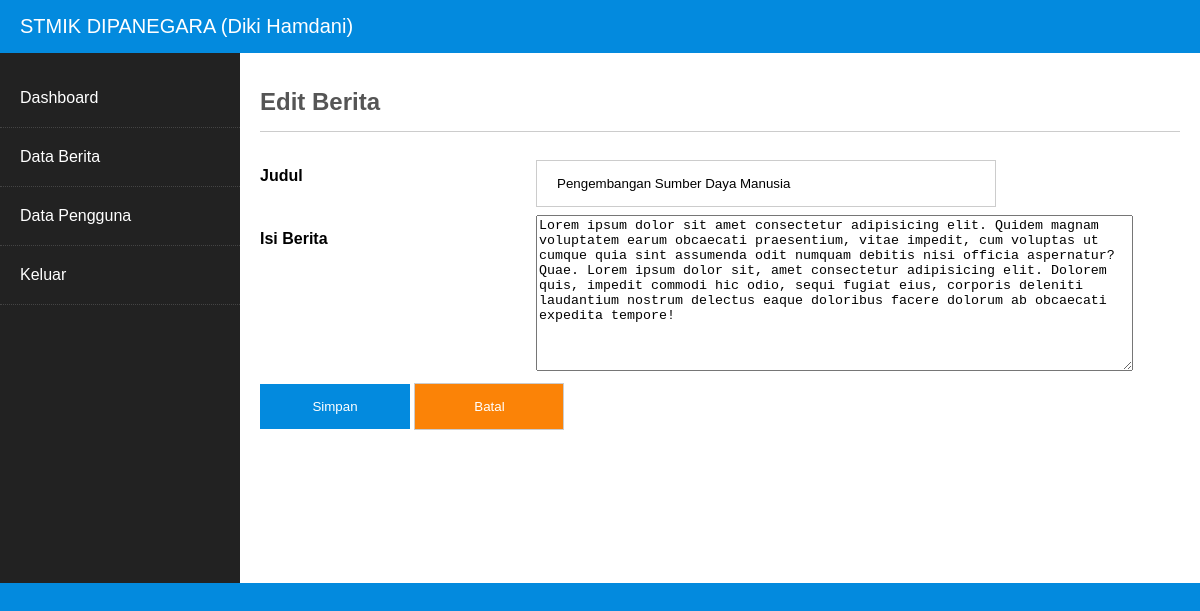
The page /Admin/utama.php?page=tabel&aksi=edit&id=66 (signed in) on the database its author committed.
### tables this page shows
CREATE TABLE `berita` (
  `id` int(11) NOT NULL,
  `judul` varchar(100) NOT NULL,
  `isi` text NOT NULL,
  `waktu` timestamp NOT NULL DEFAULT current_timestamp() ON UPDATE current_timestamp(),
  `gambar` varchar(100) NOT NULL,
  `post_by` varchar(35) NOT NULL
);

### Admin/Template/Aksi/edit.php (the view)
<?php
If (isset($_POST['save'])) {
    $id = $_REQUEST['id'];
	  $judul = $_POST['judul'];
    $isi_berita = $_POST['isi'];
    $query = mysqli_query($kon, "UPDATE berita SET judul = '$judul', isi = '$isi_berita' WHERE id = $id");
    if ($query) {
        header('location:utama.php?page=tabel');
    }
    else {
        echo "GAGAL UPDATE!";
    }
}
else {
    $id = $_REQUEST['id'];
    $sql = mysqli_query($kon, "SELECT * FROM berita WHERE id = $id");
    while ($row = mysqli_fetch_array($sql)){
?>
<h2 class="judul">Edit Berita</h2>
        <form action="" method="POST" enctype="multipart/form-data">
          <div class="form-group">
            <label for="judul">Judul</label>
            <div class="input"><input type="text" name="judul" id="judul" value="<?php echo $row['judul']; ?>" /></div>
          </div>
          <div class="form-group">
            <label for="isi">Isi Berita</label>
            <div class="input">
              <div class="input"><textarea name="isi" id="isi" cols="72"  rows="10"><?php echo $row['isi']; ?></textarea></div>
            </div>
          </div>
          <div class="form-group">
            <input type="submit" value="Simpan" name="save" class="tombol simpan" />
            <input type="reset" value="Batal" class="tombol reset" />
          </div>
        </form>
        <?php
    }
}
?>

### css/dashboard.css (style rules this page uses)
* { box-sizing: border-box; }
body { font-family: Arial, Helvetica, sans-serif; margin: 0; background: #038ade; }
input, select { width: 100%; padding: 15px 20px; margin: 8px 0; border: 1px solid #ccc; }
input[type="submit"] { background-color: #038ade; border: none; color: #fff; text-decoration: none; cursor: pointer; }
.judul { color: #555; border-bottom: 1px solid #ccc; padding-bottom: 15px; }
.tombol { display: inline-block; max-width: 150px; padding: 15px 30px; color: #fff; text-decoration: none; background: #038ade; cursor: pointer; }
.form-group { clear: both; }
.form-group label { display: block; padding: 15px 0; float: left; width: 30%; font-weight: bold; }
.form-group .input { display: block; width: 50%; float: left; }
.tombol.reset { background: #fb8307; }

### rows shown on the page
berita: judul "Pengembangan Sumber Daya Manusia", isi "Lorem ipsum dolor sit amet consectetur adipisicing elit. Quidem magnam voluptatem earum obcaecati praesentium, vitae impedit, cum voluptas ut cumque quia sint assumenda odit numquam debitis nisi officia aspernatur? Quae. Lorem ipsum dolor sit, amet consectetur adipisicing elit. Dolorem quis, impedit commodi hic odio, sequi fugiat eius, corporis deleniti laudantium nostrum delectus eaque doloribus facere dolorum ab obcaecati expedita tempore!"

### other values the page prints
$user "Diki Hamdani"
